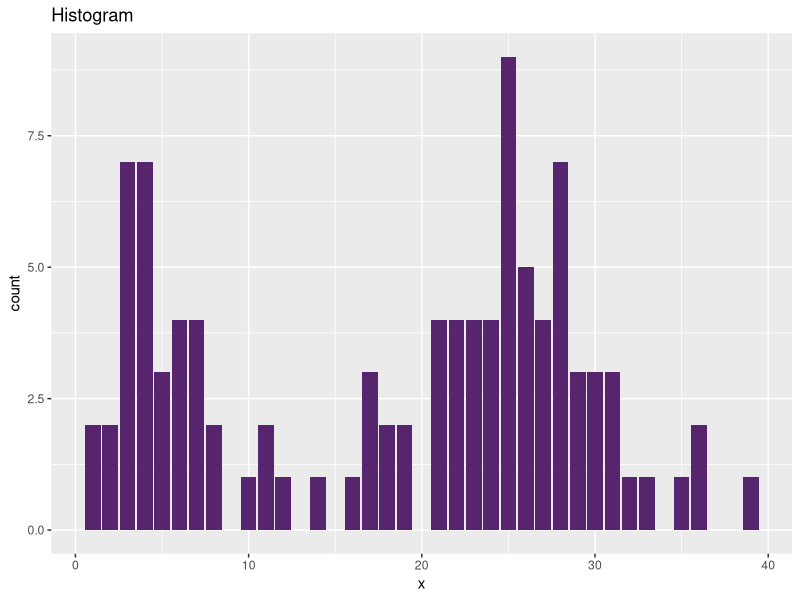
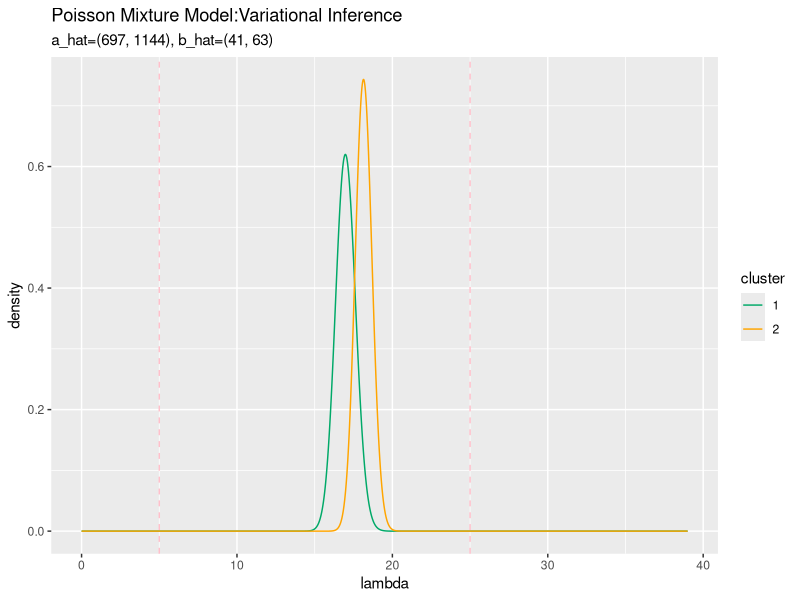
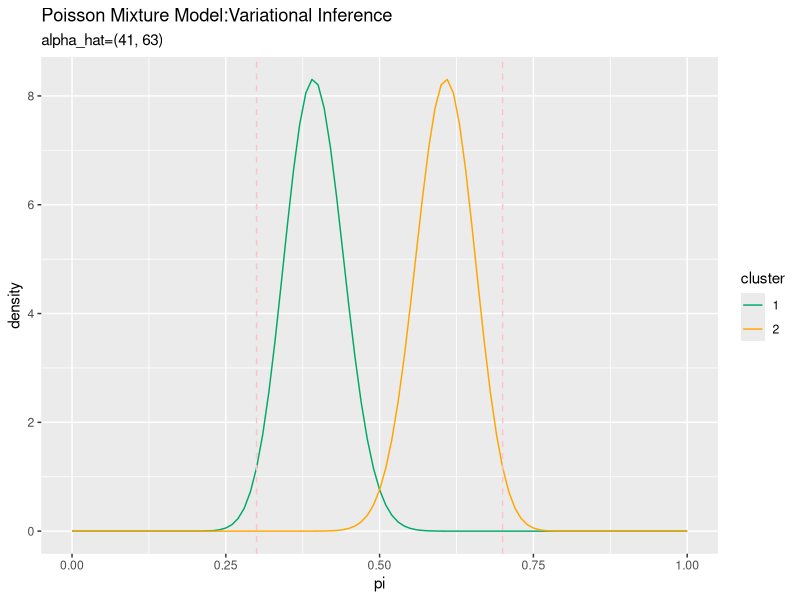
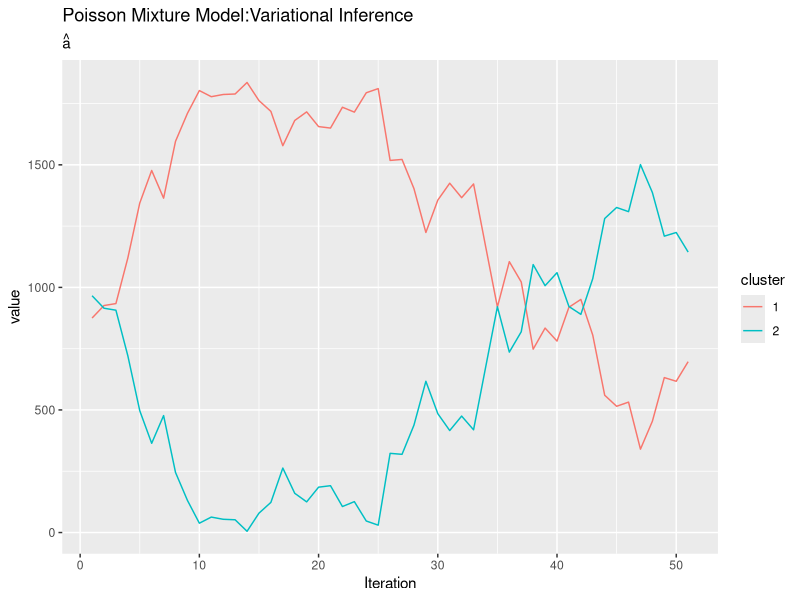
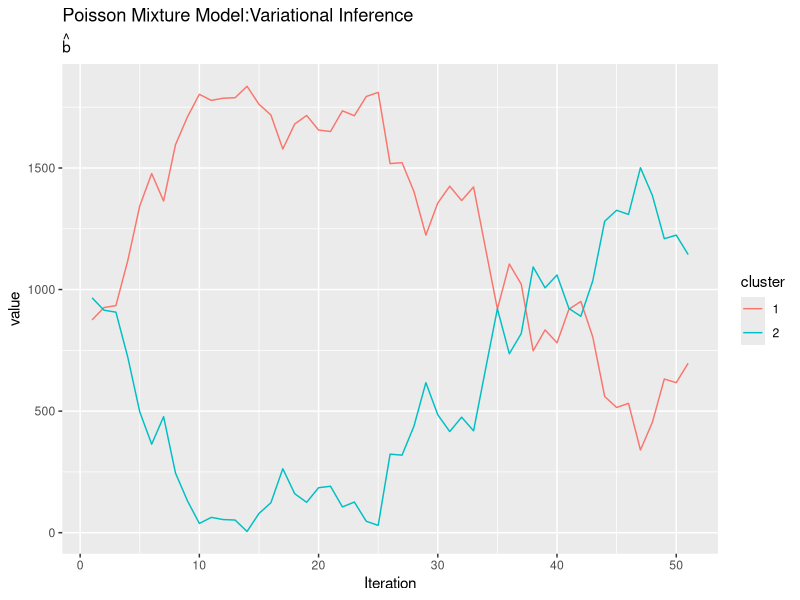
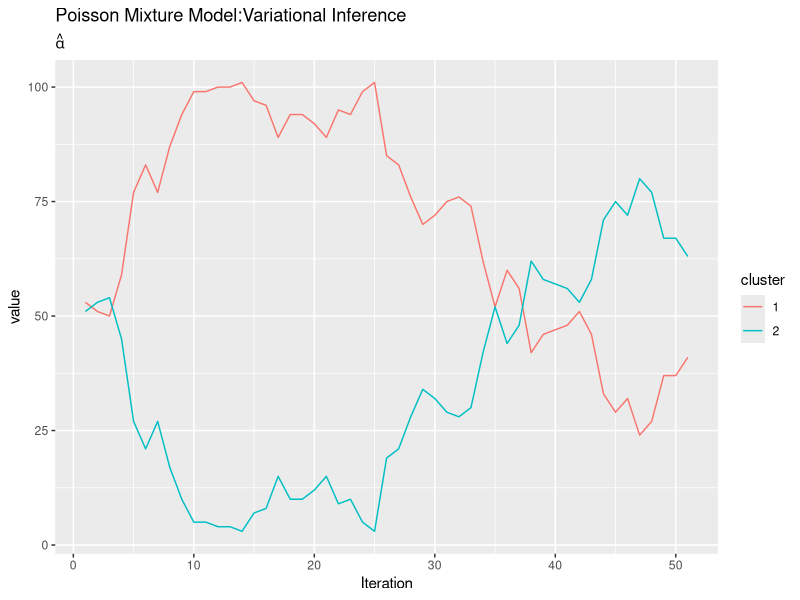

R code for these plots, in order:

# 4.3.3 ポアソン混合モデルにおける崩壊型ギブスサンプリング -------------------------------------------------

# 利用パッケージ
library(tidyverse)
library(gganimate)


# 真の観測モデルの設定 ----------------------------------------------------------------

# (観測)データ数を指定
N <- 100

# 真のパラメータを指定
lambda_truth <- c(5, 25)
pi_truth <- c(0.3, 0.7)

# クラスタ数
K <- length(lambda_truth)

# クラスタ(潜在変数)を生成
s_nk <- rmultinom(n =  N, size = 1, prob = pi_truth) %>% 
  t()

# (観測)データXを生成
x_n <- rpois(n = N, lambda = apply(lambda_truth^t(s_nk), 2, prod))

# 観測データを確認
summary(x_n)
tibble(x = x_n) %>% 
  ggplot(aes(x = x)) + 
  geom_bar(fill = "#56256E") + 
  labs(title = "Histogram")


# パラメータの設定 ----------------------------------------------------------------

# 試行回数
MaxIter <- 50

# 潜在変数Sの初期値をランダムに設定
s_nk <- rmultinom(n = N, size = 1, prob = rep(1, K)) %>% 
  t()

# ハイパーパラメータa,bを指定
a <- 2
b <- 2
alpha_k <- rep(2, K)

# 崩壊型ギブスサンプリング ------------------------------------------------------------

# 受け皿を用意
eta_nk <- matrix(0, nrow = N, ncol = K)
hat_a_k.n <- rep(0, K)
hat_b_k.n <- rep(0, K)
hat_alpha_k.n <- rep(0, K)
hat_r_k <- rep(0, K)
hat_p_k <- rep(0, K)

# 
hat_a_k.n <- apply(s_nk * x_n, 2, sum) + a
hat_b_k.n <- apply(s_nk, 2, sum) + b
hat_alpha_k.n <- apply(s_nk, 2, sum) + alpha_k


# ハイパーパラメータの推定値の推移の確認用
trace_a <- matrix(0, nrow = MaxIter + 1, ncol = K)
trace_b <- matrix(0, nrow = MaxIter + 1, ncol = K)
trace_alpha <- matrix(0, nrow = MaxIter + 1, ncol = K)
# 初期値を代入
trace_a[1, ] <- hat_a_k.n
trace_b[1, ] <- hat_b_k.n
trace_alpha[1, ] <- hat_alpha_k.n

for(i in 1:MaxIter) {
  
  for(n in 1:N) {
    
    # x_nに関する統計量を除去:式(4.82),(4.83)
    hat_a_k.n <- hat_a_k.n - s_nk[n, ] * x_n[n]
    hat_b_k.n <- hat_b_k.n - s_nk[n, ]
    hat_alpha_k.n <- hat_alpha_k.n - s_nk[n, ]
    
    for(k in 1:K) {
      
      # ハイパーパラメータr_hat,p_hatを計算:式(4.80)
      hat_r_k[k] <- hat_a_k.n[k]
      hat_p_k[k] <- 1 / (hat_b_k.n[k] + 1)
      
      # :式(4.81)
      C_NB <- lgamma(x_n[n] + hat_r_k[k]) - lgamma(x_n[n] + 1) - lgamma(hat_r_k[k]) # 正規化項(対数)
      p_x_n <- exp(C_NB + hat_r_k[k] * log(1 - hat_p_k[k]) + x_n[n] * log(hat_p_k[k]))
    }
    
    # パラメータeta_nを計算:式(4.75)
    tmp_eta <- hat_alpha_k.n
    eta_nk[n, ] <- tmp_eta / sum(tmp_eta)
    
    # 潜在変数s_nをサンプル:式(4.74)
    s_nk[n, ] <- rmultinom(n = 1, size = 1, prob = eta_nk[n, ]) %>% 
      as.vector()
    
    # x_nに関する統計量を追加:式(4.82),(4.83)
    hat_a_k.n <- hat_a_k.n + s_nk[n, ] * x_n[n]
    hat_b_k.n <- hat_b_k.n + s_nk[n, ]
    hat_alpha_k.n <- hat_alpha_k.n + s_nk[n, ]
  }
  
  # 推移の確認用に推定結果を保存
  trace_a[i + 1, ] <- hat_a_k.n
  trace_b[i + 1, ] <- hat_b_k.n
  trace_alpha[i + 1, ] <- hat_alpha_k.n
}


# 結果の確認 -------------------------------------------------------------------

## lambdaの近似事後分布
# 作図用のデータフレームを作成
lambda_df <- tibble()
for(k in 1:K) {
  # データフレームに変換
  tmp_lambda_df <- tibble(
    lambda = seq(0, max(x_n), by = 0.01), 
    density = dgamma(lambda, shape = hat_a_k.n[k], rate = hat_b_k.n[k]), 
    cluster = as.factor(k)
  )
  # 結合
  lambda_df <- rbind(lambda_df, tmp_lambda_df)
}

# 作図
ggplot(lambda_df, aes(lambda, density, color = cluster)) + 
  geom_line() + # 折れ線グラフ
  scale_color_manual(values = c("#00A968", "orange")) + # グラフの色(不必要)
  geom_vline(xintercept = lambda_truth, color = "pink", linetype = "dashed") + # 垂直線
  labs(title = "Poisson Mixture Model:Variational Inference", 
       subtitle = paste0("a_hat=(", paste0(round(hat_a_k.n, 1), collapse = ", "), 
                         "), b_hat=(", paste0(round(hat_b_k.n, 1), collapse = ", "), ")")) # ラベル


## piの近似事後分布(K=2のときのみ可能)
# 作図用のデータフレームを作成
pi_df <- tibble()
for(k in 1:K) {
  # データフレームに変換
  tmp_pi_df <- tibble(
    pi = seq(0, 1, by = 0.01), 
    density = dbeta(pi, shape1 = hat_alpha_k.n[k], shape2 = hat_alpha_k.n[2 / k]), 
    cluster = as.factor(k)
  )
  # 結合
  pi_df <- rbind(pi_df, tmp_pi_df)
}

# 作図
ggplot(pi_df, aes(pi, density, color = cluster)) + 
  geom_line() + # 折れ線グラフ
  scale_color_manual(values = c("#00A968", "orange")) + # グラフの色(不必要)
  geom_vline(xintercept = pi_truth, color = "pink", linetype = "dashed") + # 垂直線
  labs(title = "Poisson Mixture Model:Variational Inference", 
       subtitle = paste0("alpha_hat=(", paste0(round(hat_alpha_k.n, 1), collapse = ", "), ")")) # ラベル



# パラメータの推移の確認 -------------------------------------------------------------

## lambdaの近似事後分布
# 作図用のデータフレームを作成
trace_lambda_long <- tibble()
for(i in 1:(MaxIter + 1)) {
  for(k in 1:K) {
    # データフレームに変換
    tmp_lambda_df <- tibble(
      lambda = seq(0, max(x_n), by = 0.01), 
      density = dgamma(lambda, shape = trace_a[i, k], rate = trace_b[i, k]), 
      cluster = as.factor(k), 
      Iteration = i - 1
    )
    # 結合
    trace_lambda_long <- rbind(trace_lambda_long, tmp_lambda_df)
  }
}

# 作図
graph_lambda <- ggplot(trace_lambda_long, aes(lambda, density, color = cluster)) + 
  geom_line() + # 折れ線グラフ
  scale_color_manual(values = c("#00A968", "orange")) + # グラフの色(不必要)
  geom_vline(xintercept = lambda_truth, color = "pink", linetype = "dashed") + # 垂直線
  transition_manual(Iteration) + # フレーム
  labs(title = "Poisson Mixture Model:Variational Inference", 
       subtitle = "i={current_frame}") # ラベル

# gif画像を作成
animate(graph_lambda, nframes = MaxIter + 1, fps = 5)


## piの近似事後分布(K=2のときのみ可)
# 作図用のデータフレームを作成
trace_pi_long <- tibble()
for(i in 1:(MaxIter + 1)) {
  for(k in 1:K) {
    # データフレームに変換
    tmp_pi_df <- tibble(
      pi = seq(0, 1, by = 0.01), 
      density = dbeta(pi, shape1 = trace_alpha[i, k], shape2 = trace_alpha[i, 2 / k]), 
      cluster = as.factor(k), 
      Iteration = i - 1
    )
    # 結合
    trace_pi_long <- rbind(trace_pi_long, tmp_pi_df)
  }
}

# 作図
graph_pi <- ggplot(trace_pi_long, aes(pi, density, color = cluster)) + 
  geom_line() + # 折れ線グラフ
  scale_color_manual(values = c("#00A968", "orange")) + # グラフの色(不必要)
  geom_vline(xintercept = pi_truth, color = "pink", linetype = "dashed") + # 垂直線
  transition_manual(Iteration) + # フレーム
  labs(title = "Poisson Mixture Model:Variational Inference", 
       subtitle = "i={current_frame}") # ラベル

# gif画像を作成
animate(graph_pi, nframes = MaxIter + 1, fps = 5)



# ハイパーパラメータの推移の確認 ---------------------------------------------------------

## lambdaのパラメータa
# データフレームに変換
trace_a_wide <- cbind(
  as.data.frame(trace_a), 
  Iteration = 1:(MaxIter + 1)
)

# long型に変換
trace_a_long <- pivot_longer(
  trace_a_wide, 
  cols = -Iteration, 
  names_to = "cluster", 
  names_prefix = "V", 
  names_ptypes = list(cluster = factor()), 
  values_to = "value"
)

# 作図
ggplot(trace_a_long, aes(Iteration, value, color = cluster)) + 
  geom_line() + 
  labs(title = "Poisson Mixture Model:Variational Inference", 
       subtitle = expression(hat(a)))


## lambdaのパラメータb
# データフレームに変換
trace_b_wide <- cbind(
  as.data.frame(trace_a), 
  Iteration = 1:(MaxIter + 1)
)

# long型に変換
trace_b_long <- pivot_longer(
  trace_b_wide, 
  cols = -Iteration, 
  names_to = "cluster", 
  names_prefix = "V", 
  names_ptypes = list(cluster = factor()), 
  values_to = "value"
)

# 作図
ggplot(trace_b_long, aes(Iteration, value, color = cluster)) + 
  geom_line() + 
  labs(title = "Poisson Mixture Model:Variational Inference", 
       subtitle = expression(hat(b)))


## piのパラメータ
# データフレームに変換
trace_alpha_wide <- cbind(
  as.data.frame(trace_alpha), 
  Iteration = 1:(MaxIter + 1)
)

# long型に変換
trace_alpha_long <- pivot_longer(
  trace_alpha_wide, 
  cols = -Iteration, 
  names_to = "cluster", 
  names_prefix = "V", 
  names_ptypes = list(cluster = factor()), 
  values_to = "value"
)

# 作図
ggplot(trace_alpha_long, aes(Iteration, value, color = cluster)) + 
  geom_line() + 
  labs(title = "Poisson Mixture Model:Variational Inference", 
       subtitle = expression(hat(alpha)))
